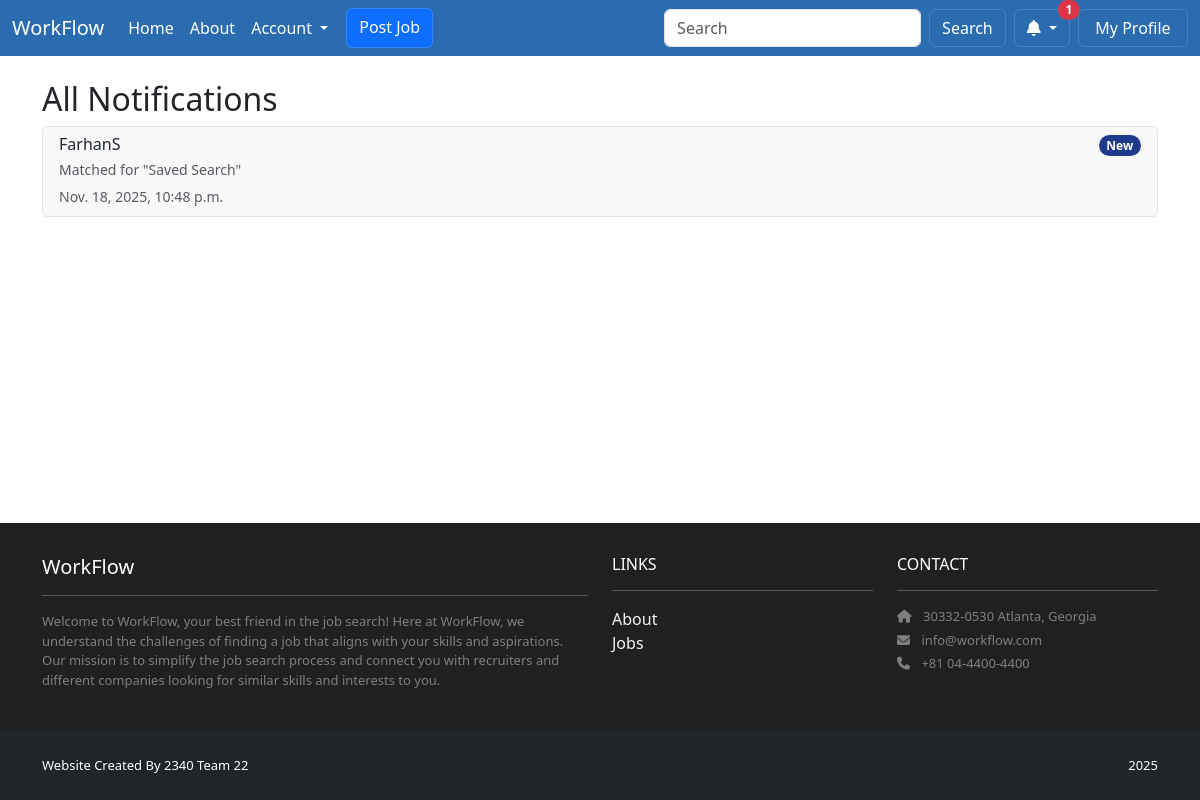
Before: /accounts/notifications/ (signed in) with the older database file.
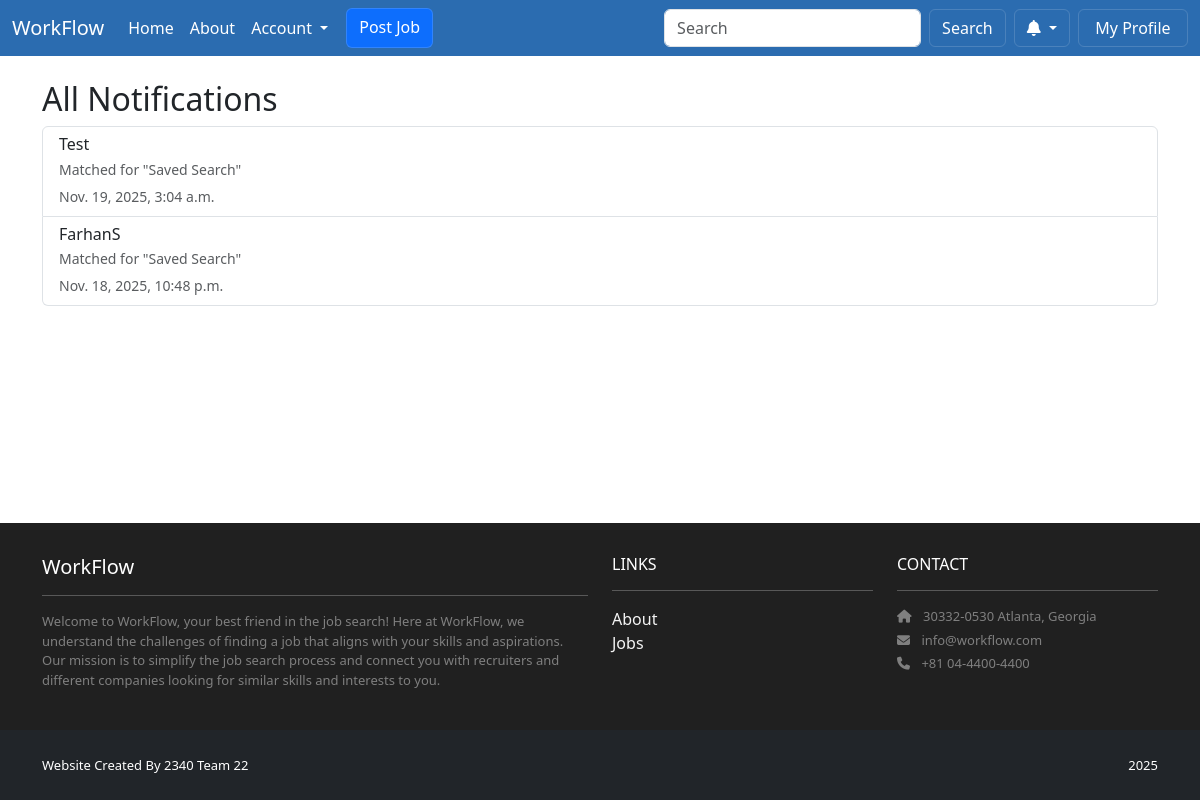
After: the same page with the newer database file.
### accounts/models.py (models this page shows, shortened)
class CustomUser(AbstractUser):
    class Roles(models.TextChoices):
        SEEKER = 'SEEKER', 'Seeker'
        RECRUITER = 'RECRUITER', 'Recruiter'
    role = models.CharField(max_length=10, choices=Roles.choices)
    @property
    def is_seeker(self):
        return self.role == self.Roles.SEEKER
    @property
    def is_recruiter(self):
        return self.role == self.Roles.RECRUITER
    @property
    def unread_notifications_count(self):
        try:
            return self.notifications.filter(is_read=False).count()
        except Exception:
            return 0

class Notification(models.Model):
    user = models.ForeignKey(settings.AUTH_USER_MODEL, on_delete=models.CASCADE, related_name='notifications')
    message = models.TextField()
    saved_search = models.ForeignKey('recommended.SavedSearch', on_delete=models.SET_NULL, null=True, blank=True)
    profile = models.ForeignKey('profiles.Profile', on_delete=models.SET_NULL, null=True, blank=True)
    created_at = models.DateTimeField(auto_now_add=True)
    is_read = models.BooleanField(default=False)
    class Meta:
        ordering = ['-created_at']

### profiles/models.py (models this page shows, shortened)
class Profile(models.Model):
    user = models.OneToOneField(User, on_delete=models.CASCADE, related_name='profile')
    headline = models.CharField(max_length=255, blank=True)
    skills = models.TextField(blank=True, help_text='Comma-separated skills')
    is_public = models.BooleanField(default=True)
    show_skills = models.BooleanField(default=True)
    show_education = models.BooleanField(default=True)
    show_experience = models.BooleanField(default=True)
    show_links = models.BooleanField(default=True)

### recommended/models.py (models this page shows, shortened)
class SavedSearch(models.Model):
	recruiter = models.ForeignKey(settings.AUTH_USER_MODEL, on_delete=models.CASCADE, related_name='saved_searches')
	name = models.CharField(max_length=200, help_text='Human friendly name for this saved search')
	skills = models.TextField(blank=True, help_text='Comma-separated skills to match')
	keywords = models.TextField(blank=True, help_text='Headline keywords or free text')
	location = models.CharField(max_length=200, blank=True, help_text='Location text (city)')
	projects = models.TextField(blank=True, help_text='Project keyword(s), comma-separated')
	created_at = models.DateTimeField(auto_now_add=True)
	active = models.BooleanField(default=True)
	class Meta:
		ordering = ['-created_at']

### accounts/views.py (the view)
# urls.py: path('notifications/', views.recruiter_notifications, name='accounts.notifications'),
@login_required
def recruiter_notifications(request):
    if not getattr(request.user, 'is_recruiter', False):
        return redirect('home.index')
    notifications = request.user.notifications.all()
    template_data = {'title': 'Notifications'}
    return render(request, 'accounts/notifications.html', {'template_data': template_data, 'notifications': notifications})

### accounts/templates/accounts/notifications.html
{% extends 'base.html' %}
{% block content %}
<div class="container mt-4">
  <div class="row">
    <div class="col-12">
      <h2>All Notifications</h2>
      {% if notifications %}
        <div class="list-group">
          {% for n in notifications %}
            <a href="{% url 'accounts.mark_notification_read' n.pk %}" class="list-group-item list-group-item-action{% if not n.is_read %} bg-light{% endif %}">
              <div class="d-flex w-100 justify-content-between align-items-start">
                <div>
                  {% if n.profile %}
                    <h6 class="mb-1">
                      {% if n.profile.user.get_full_name %}
                        {{ n.profile.user.get_full_name }}
                      {% else %}
                        {{ n.profile.user.username }}
                      {% endif %}
                    </h6>
                    <p class="mb-1 text-muted small">Matched for "{% if n.saved_search %}{{ n.saved_search.name }}{% else %}saved search{% endif %}"</p>
                  {% else %}
                    <h6 class="mb-1">{{ n.message }}</h6>
                  {% endif %}
                  <small class="text-muted">{{ n.created_at }}</small>
                </div>
                {% if not n.is_read %}
                  <span class="badge bg-primary rounded-pill">New</span>
                {% endif %}
              </div>
            </a>
          {% endfor %}
        </div>
      {% else %}
        <div class="card">
          <div class="card-body">
            <p class="mb-0 text-muted">You have no notifications at this time.</p>
          </div>
        </div>
      {% endif %}
    </div>
  </div>
</div>
{% endblock content %}

### jobproject/templates/base.html (shortened to what the changed rows need)
<!DOCTYPE html>
<html>
  {% load static %}
  <head>
    <link rel="stylesheet" href="{% static 'style.css' %}">
    <link href="https://cdn.jsdelivr.net/npm/bootstrap@5.3.3/dist/css/bootstrap.min.css" rel="stylesheet">
    <link rel="stylesheet" href="https://cdnjs.cloudflare.com/ajax/libs/font-awesome/6.1.1/css/all.min.css">
  </head>
  <body>
    <nav class="navbar navbar-expand-lg bg-body-tertiary custom-lightblue">
      <div class="container-fluid">
        <div class="collapse navbar-collapse" id="navbarSupportedContent">
            <form class="d-flex align-items-center" role="search" action="{% url 'jobs.filters' %}" method="get">
              {% if user.is_authenticated and user.is_recruiter %}
                <div class="ms-2 dropdown">
                  <button class="btn btn-outline-secondary dropdown-toggle position-relative" type="button" id="notifDropdown" data-bs-toggle="dropdown" aria-expanded="false" title="Notifications">
                    <i class="fas fa-bell"></i>
                    {% if user.unread_notifications_count %}
                      <span class="position-absolute top-0 start-100 translate-middle badge rounded-pill bg-danger">{{ user.unread_notifications_count }}</span>
                    {% endif %}
                  </button>
                </div>
              {% endif %}
            </form>
          </div>
        </div>
      </nav>
    <main class="site-content">
      <div>
        {% block content %}
        {% endblock content %}
      </div>
    </main>
  </body>
</html>

Changed rows visible on the page:
no longer on this page (row edited): CustomUser: unread_notifications_count "1"
added Notification: profile.user.username "Test", saved_search.name "Saved Search", created_at "Nov. 19, 2025, 3:04 a.m."
changed Notification "Nov. 18, 2025, 10:48 p.m.": no longer shows "New"
